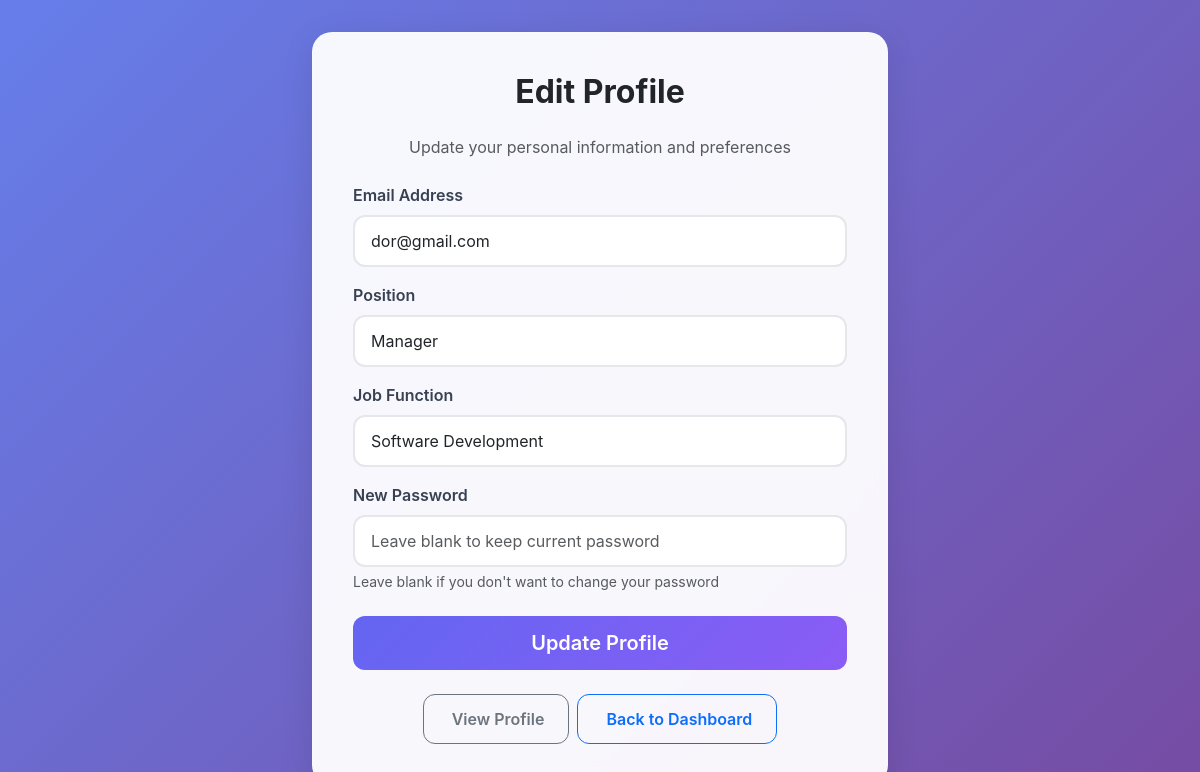
Screenshot of /edit_profile.php (signed in) with the database file from the repository.
### tables this page shows
CREATE TABLE `staff_details` (
  `id` int(6) UNSIGNED NOT NULL,
  `user_id` int(6) UNSIGNED DEFAULT NULL,
  `position` varchar(100) DEFAULT NULL,
  `program` varchar(100) DEFAULT NULL,
  `job_function` varchar(100) DEFAULT NULL,
  `office` varchar(100) DEFAULT NULL
);

CREATE TABLE `users` (
  `id` int(6) UNSIGNED NOT NULL,
  `username` varchar(50) NOT NULL,
  `email` varchar(100) NOT NULL,
  `password` varchar(255) NOT NULL,
  `role` enum('admin','head','staff') NOT NULL,
  `created_at` timestamp NOT NULL DEFAULT current_timestamp()
);

### edit_profile.php (the view, shortened to what this page needs)
<?php
include("db.php");
$user_id = $_SESSION['user_id'];
$stmt_fetch = $conn->prepare("SELECT u.email, s.position, s.job_function FROM users u LEFT JOIN staff_details s ON u.id = s.user_id WHERE u.id = ?");
$stmt_fetch->bind_param("i", $user_id);
$stmt_fetch->execute();
$result_fetch = $stmt_fetch->get_result();
$user_data = $result_fetch->fetch_assoc();
$user_data['email'] = $user_data['email'] ?? '';
$user_data['position'] = $user_data['position'] ?? '';
$user_data['job_function'] = $user_data['job_function'] ?? '';
?>
<!DOCTYPE html>
<html lang="en">
<head>
    <link href="https://cdn.jsdelivr.net/npm/bootstrap@5.3.0/dist/css/bootstrap.min.css" rel="stylesheet">
</head>
<body>
    <div class="container">
        <div class="card">
            <h2 class="text-center mb-4 text-dark fw-bold">Edit Profile</h2>
            <p class="text-center text-muted mb-4">Update your personal information and preferences</p>
            <form action="edit_profile.php" method="POST">
                <div class="mb-3">
                    <label for="email" class="form-label">Email Address</label>
                    <input type="email" class="form-control" id="email" name="email" value="<?php echo htmlspecialchars($user_data['email']); ?>" required>
                </div>
                <?php if ($_SESSION['role'] !== 'admin'): ?>
                <div class="mb-3">
                    <label for="position" class="form-label">Position</label>
                    <input type="text" class="form-control" id="position" name="position" value="<?php echo htmlspecialchars($user_data['position']); ?>">
                </div>
                <div class="mb-3">
                    <label for="job_function" class="form-label">Job Function</label>
                    <input type="text" class="form-control" id="job_function" name="job_function" value="<?php echo htmlspecialchars($user_data['job_function']); ?>">
                </div>
                <?php endif; ?>
                <div class="mb-4">
                    <label for="new_password" class="form-label">New Password</label>
                    <input type="password" class="form-control" id="new_password" name="new_password" placeholder="Leave blank to keep current password">
                    <div class="form-text">Leave blank if you don't want to change your password</div>
                </div>
                <div class="d-grid gap-2">
                    <button type="submit" class="btn btn-primary btn-lg">Update Profile</button>
                </div>
            </form>
            <div class="text-center mt-4">
                <div class="d-flex gap-2 justify-content-center flex-wrap">
                    <a href="view_profile.php" class="btn btn-outline-secondary">
                        <i class="fas fa-eye me-1"></i> View Profile
                    </a>
                    <?php
                    $backHref = 'staff_dashboard.php';
                    ?>
                    <a href="<?php echo $backHref; ?>" class="btn btn-outline-primary">
                        <i class="fas fa-arrow-left me-1"></i> Back to Dashboard
                    </a>
                </div>
            </div>
        </div>
    </div>
</body>
</html>

### edit_profile.php (style rules this page uses)
body { background: linear-gradient(135deg, #667eea 0%, #764ba2 100%); background-attachment: fixed; font-family: 'Inter', -apple-system, BlinkMacSystemFont, 'Segoe UI', 'Roboto', sans-serif; min-height: 100vh; padding: 2rem 0; }
.container { max-width: 600px; margin: 0 auto; }
.card { background: rgba(255, 255, 255, 0.95); backdrop-filter: blur(10px); border-radius: 20px; padding: 2.5rem; box-shadow: 0 8px 32px rgba(0,0,0,0.1); border: 1px solid rgba(255, 255, 255, 0.2); }
.form-label { font-weight: 600; color: #374151; margin-bottom: 0.5rem; }
.form-control, .form-select { border: 2px solid #e5e7eb; border-radius: 12px; padding: 0.75rem 1rem; transition: all 0.3s ease; }
.btn-primary { background: linear-gradient(135deg, #6366f1 0%, #8b5cf6 100%); border: none; border-radius: 12px; padding: 0.75rem 2rem; font-weight: 600; transition: all 0.3s ease; }
.btn-outline-secondary, .btn-outline-primary { border-radius: 12px; padding: 0.75rem 1.5rem; font-weight: 600; transition: all 0.3s ease; }

### rows the page displays
staff_details: email "dor@gmail.com", position "Manager", job_function "Software Development"
